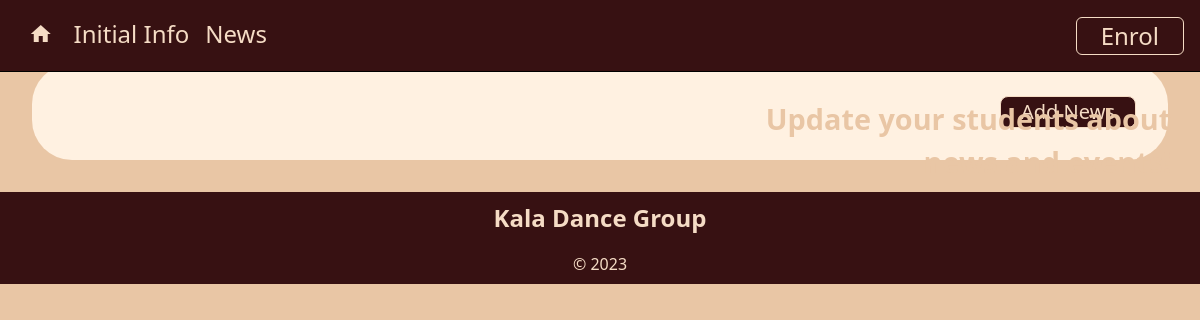
The app's page /news, older data.
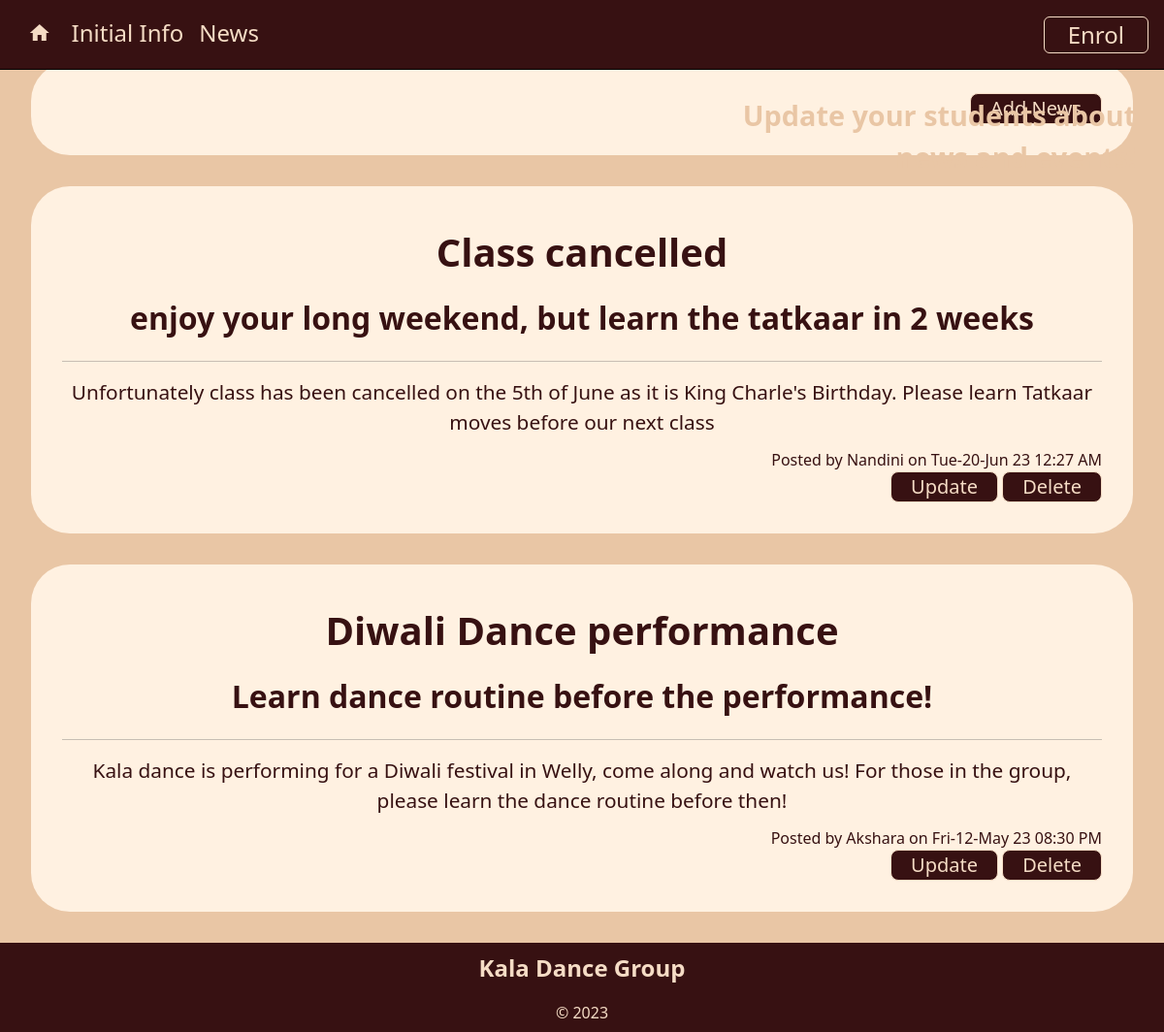
The same page, newer data.
### tables this page shows
CREATE TABLE news(
    news_id integer primary key autoincrement,
    title text not null unique,
    subtitle text not null unique,
    content text not null unique,
    newsdate date not null,
    member_id integer not null,
    foreign key(member_id) references member(member_id)
);

CREATE TABLE member(
    member_id integer primary key autoincrement,
    firstname text not null,
    surname text not null,
    email text  not null unique,
    age_group text not null,
    about_me text,
    password text not null,
    authorisation integer not null
);

### server.py (the view)
@app.route('/news')
def news():
    sql = """ select news.news_id, news.title, news.subtitle, news.content, news.newsdate, member.firstname
    from news
    join member on news.member_id = member.member_id
    order by news.newsdate desc;
    """
    result = run_search_query_tuples(sql, (), db_path, True)
    print(result)
    return render_template("news.html", news=result)

### db_function.py (called while the page is built)
def run_search_query_tuples(sql_query,values_tuple, file_path, rowfactory=False):
    result = None
    try:
        db = sqlite3.connect(file_path)
        if rowfactory:
            db.row_factory = sqlite3.Row
        cursor = db.cursor()
        cursor.execute(sql_query,values_tuple)
        result = cursor.fetchall()
        cursor.close()
    except sqlite3.Error as error:
        print("Error running search query tuples: {}".format(error))
        return None
    db.close()
    if result is None:
        print("No search values were found")
    return result

### server.py (called while the page is built)
@app.template_filter()
def news_date(sqlite_dt):
    x = datetime.strptime(sqlite_dt, '%Y-%m-%d %H:%M:%S')
    return x.strftime('%a-%d-%b %y %I:%M %p')

### templates/news.html (shortened to what this page needs)
{% extends "layout.html" %}
{% block quote %}
Update your students about <br>
news and events!
{% endblock %}
{% block content %}
<div class="container_round">
    <div class="text-end">
        <a class="btn btn-lg btn-outline" href="{{ url_for('news_cud', id=0, task='add') }}">Add News</a>
    </div>
</div>
{% for row in news %}
<div class="container_round">
    <h2>{{ row['title'] }}</h2>
    <div class="subtitle">{{ row['subtitle'] }}</div>
    <hr>
    <p class="news-text">{{ row['content'] }}</p>
    <div class="news-meta text-end">Posted by {{ row['firstname'] }} on {{ row['newsdate'] | news_date}}</div>
    <div class="text-end news-meta">
        <a class="btn btn-lg btn-outline" href="{{ url_for('news_cud', id=row['news_id'], task='update') }}">Update</a>
        <a class="btn btn-lg btn-outline" href="{{ url_for('news_cud', id=row['news_id'], task='delete') }}">Delete</a>
    </div>
</div>
{% endfor %}
{% endblock %}

### templates/layout.html (shortened to what this page needs)
<!DOCTYPE html>
<html lang="en">
<head>
<link href="https://cdn.jsdelivr.net/npm/bootstrap@5.2.3/dist/css/bootstrap.min.css" rel="stylesheet">
<link rel="stylesheet" href="static/StyleSheet.css">
</head>
<body>
<div class="container-fluid">
    <nav class="navbar navbar-expand-lg navbar-dark px-3 py-3.5 fixed-top">
    <div class="collapse navbar-collapse" id="collapsibleNavbar">
        <ul class="navbar-nav">
            <li class="nav-item">
                <a class="nav-link" href="/"><i class="material-icons">home</i></a>
            </li>
            <li class="nav-item">
                <a class="nav-link" href="/initialinfo">Initial Info</a>
            </li>
            <li class="nav-item">
                <a class="nav-link" href="/news">News</a>
            </li>
        </ul>
        <div class="ms-auto nav-item">
            <a class="nav-link btn btn-outline" href="/enrol">Enrol</a></div>
    </div>
</nav>
</div>
<div class="container-fluid position-relative mb-0">
    <div class="text-float">
        <div class="header">{% block header %}{% endblock %} </div>
        <div class="header-quote">{% block quote %}{% endblock %}</div>
    </div>
</div>
{% block content %}
{% endblock %}
<footer class="container-fluid footer-content">
    <p>Kala Dance Group</p>
    <div>&copy; 2023</div>
</footer>
</body>
</html>

### static/StyleSheet.css (style rules this page uses)
:root { --beige: rgb(233, 198, 165); --almond: rgb(255, 241, 225); --light-beige: rgb(245, 220, 197); --maroon: rgb(55, 17, 18); --light-maroon: rgb(88, 23, 24); }
body { font-family: 'Noto Sans', sans-serif; font-size: 100%; background-color: var(--beige); }
.navbar { background-color: var(--maroon); border-bottom: 1px solid black; }
.nav-link { text-align: center; font-size: 1.5em; color: var(--light-beige); }
nav .btn-outline { display: inline-block; }
.material-icons { padding: 0.25em 0.2em; }
.btn { background-color: var(--maroon); color: var(--light-beige); }
.btn-outline { border: 1px solid var(--light-beige); padding: 0em 1em; }
h2 { font-size: 2.5em; text-align: center; font-weight: 600; padding: 0.3em 0; color: var(--maroon); }
li { color: var(--maroon); }
.container-fluid { border: 0px; padding:0; }
.container_round { border: 0px solid blue; background-color: var(--almond); padding: 2em 2em; margin-bottom: 2em; margin-top: 2em; margin-left: 2em; margin-right: 2em; border-radius: 40px; }
.text-float { font-size: 3em; text-align: center; font-weight: 600; color: var(--beige); position:absolute; left:50%; top:50%; width:100%; transform:translate(-50%,-50%); border: 0px solid green; }
.text-float .header { font-size: 3em; }
.text-float .header-quote { font-size: 0.6em; text-align: right; padding: 0em 1em; }
.subtitle { font-size: 2em; text-align: center; font-weight: 550; color: var(--maroon); padding-bottom: 0.125em; }
.news-text { font-size: 1.3em; text-align: center; font-weight: 500; margin: 0; color: var(--maroon); padding-bottom: 0.5em; }
.news-meta { font-size: 1em; color: var(--maroon); }
.footer-content { background-color: var(--maroon); text-align: center; padding: 0.5em 0 0.5em 0; color: var(--light-beige); }
.footer-content p:first-child { font-weight:600; font-size: 1.5em; }

Row changes from the older to the newer data that the page shows:
added news: title "Class cancelled", subtitle "enjoy your long weekend, but learn the tatkaar in 2 weeks", content "Unfortunately class has been cancelled on the 5th of June as it is King Charle's Birthday. Please learn Tatkaar moves before our next class", firstname "Nandini", newsdate|news_date "Tue-20-Jun 23 12:27 AM"
added news: title "Diwali Dance performance", subtitle "Learn dance routine before the performance!", content "Kala dance is performing for a Diwali festival in Welly, come along and watch us! For those in the group, please learn the dance routine before then!", firstname "Akshara", newsdate|news_date "Fri-12-May 23 08:30 PM"
